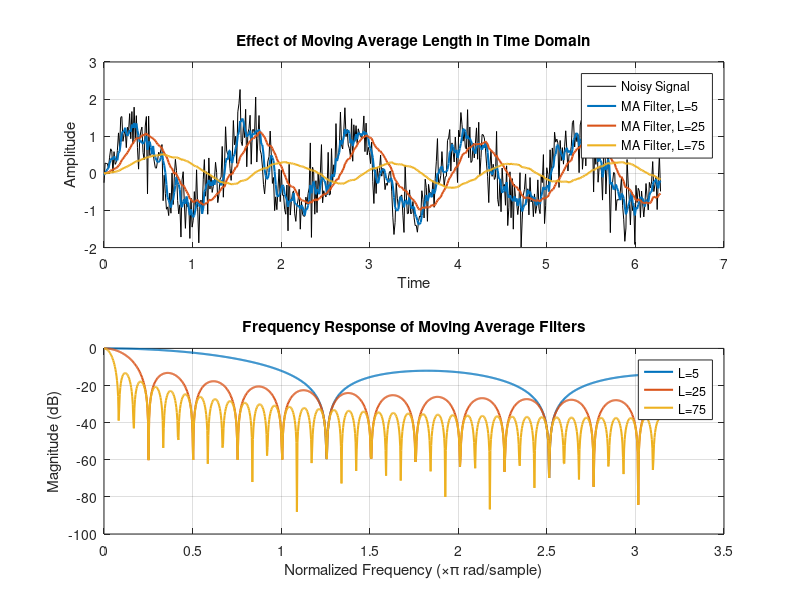

MATLAB code to generate this figure:
% Moving Average Filter Tradeoff Demo
clear; close all; clc;

% Generate a noisy signal
N = 500;                       % Signal length
t = linspace(0, 2*pi, N);
signal = sin(5*t) + 0.5*randn(1,N); % Sine wave + noise

% Define different moving average window sizes to compare
windowSizes = [5, 25, 75];  

% Apply moving average filters
filteredSignals = cell(length(windowSizes),1);
for k = 1:length(windowSizes)
    b = (1/windowSizes(k)) * ones(1,windowSizes(k)); % FIR filter coefficients
    filteredSignals{k} = filter(b, 1, signal);
end

% --- Plot time-domain results ---
figure;
subplot(2,1,1);
plot(t, signal, 'k', 'DisplayName','Noisy Signal');
hold on;
colors = lines(length(windowSizes));
for k = 1:length(windowSizes)
    plot(t, filteredSignals{k}, 'LineWidth', 1.5, ...
         'DisplayName', sprintf('MA Filter, L=%d', windowSizes(k)), ...
         'Color', colors(k,:));
end
xlabel('Time'); ylabel('Amplitude');
title('Effect of Moving Average Length in Time Domain');
legend show; grid on;

% --- Plot frequency responses ---
subplot(2,1,2);
for k = 1:length(windowSizes)
    b = (1/windowSizes(k)) * ones(1,windowSizes(k));
    [H, f] = freqz(b, 1, 1024, 'half'); % Frequency response
    plot(f, 20*log10(abs(H)), 'LineWidth', 1.5, ...
        'DisplayName', sprintf('L=%d', windowSizes(k)));
    hold on;
end
xlabel('Normalized Frequency (\times\pi rad/sample)');
ylabel('Magnitude (dB)');
title('Frequency Response of Moving Average Filters');
legend show; grid on;

